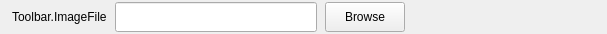
<?xml version="1.0" encoding="UTF-8"?>
<ui version="4.0">
 <class>AFQImageSourceToolbar</class>
 <widget class="QWidget" name="AFQImageSourceToolbar">
  <property name="geometry">
   <rect>
    <x>0</x>
    <y>0</y>
    <width>607</width>
    <height>34</height>
   </rect>
  </property>
  <property name="minimumSize">
   <size>
    <width>0</width>
    <height>34</height>
   </size>
  </property>
  <property name="maximumSize">
   <size>
    <width>16777215</width>
    <height>34</height>
   </size>
  </property>
  <property name="windowTitle">
   <string>Form</string>
  </property>
  <layout class="QHBoxLayout" name="horizontalLayout_2">
   <property name="spacing">
    <number>8</number>
   </property>
   <property name="leftMargin">
    <number>12</number>
   </property>
   <property name="topMargin">
    <number>0</number>
   </property>
   <property name="rightMargin">
    <number>0</number>
   </property>
   <property name="bottomMargin">
    <number>0</number>
   </property>
   <item>
    <widget class="QLabel" name="label">
     <property name="sizePolicy">
      <sizepolicy hsizetype="Minimum" vsizetype="Preferred">
       <horstretch>0</horstretch>
       <verstretch>0</verstretch>
      </sizepolicy>
     </property>
     <property name="minimumSize">
      <size>
       <width>0</width>
       <height>30</height>
      </size>
     </property>
     <property name="text">
      <string>Toolbar.ImageFile</string>
     </property>
    </widget>
   </item>
   <item>
    <widget class="QLineEdit" name="lineEdit_Path">
     <property name="minimumSize">
      <size>
       <width>0</width>
       <height>30</height>
      </size>
     </property>
     <property name="maximumSize">
      <size>
       <width>16777215</width>
       <height>30</height>
      </size>
     </property>
     <property name="readOnly">
      <bool>true</bool>
     </property>
    </widget>
   </item>
   <item>
    <widget class="QPushButton" name="pushButton_ImagePath">
     <property name="minimumSize">
      <size>
       <width>70</width>
       <height>30</height>
      </size>
     </property>
     <property name="maximumSize">
      <size>
       <width>16777215</width>
       <height>30</height>
      </size>
     </property>
     <property name="text">
      <string>Browse</string>
     </property>
    </widget>
   </item>
   <item>
    <spacer name="horizontalSpacer">
     <property name="orientation">
      <enum>Qt::Horizontal</enum>
     </property>
     <property name="sizeType">
      <enum>QSizePolicy::MinimumExpanding</enum>
     </property>
     <property name="sizeHint" stdset="0">
      <size>
       <width>40</width>
       <height>20</height>
      </size>
     </property>
    </spacer>
   </item>
  </layout>
 </widget>
 <resources/>
 <connections/>
</ui>
